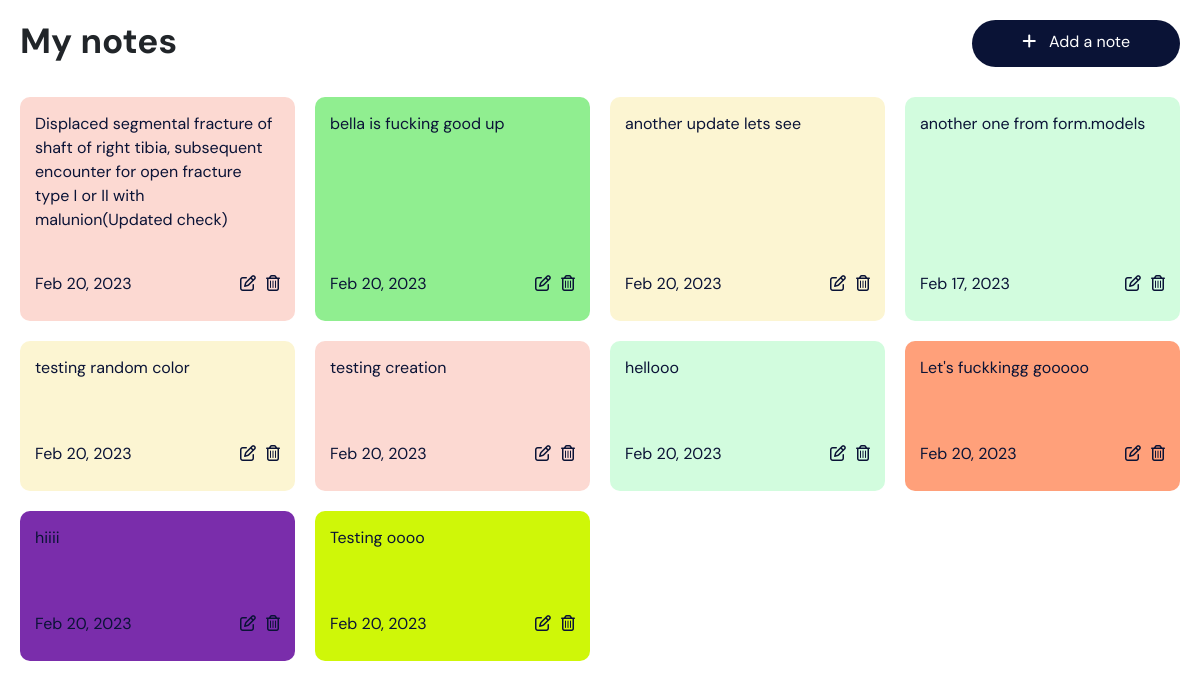
The app's page /, older data.
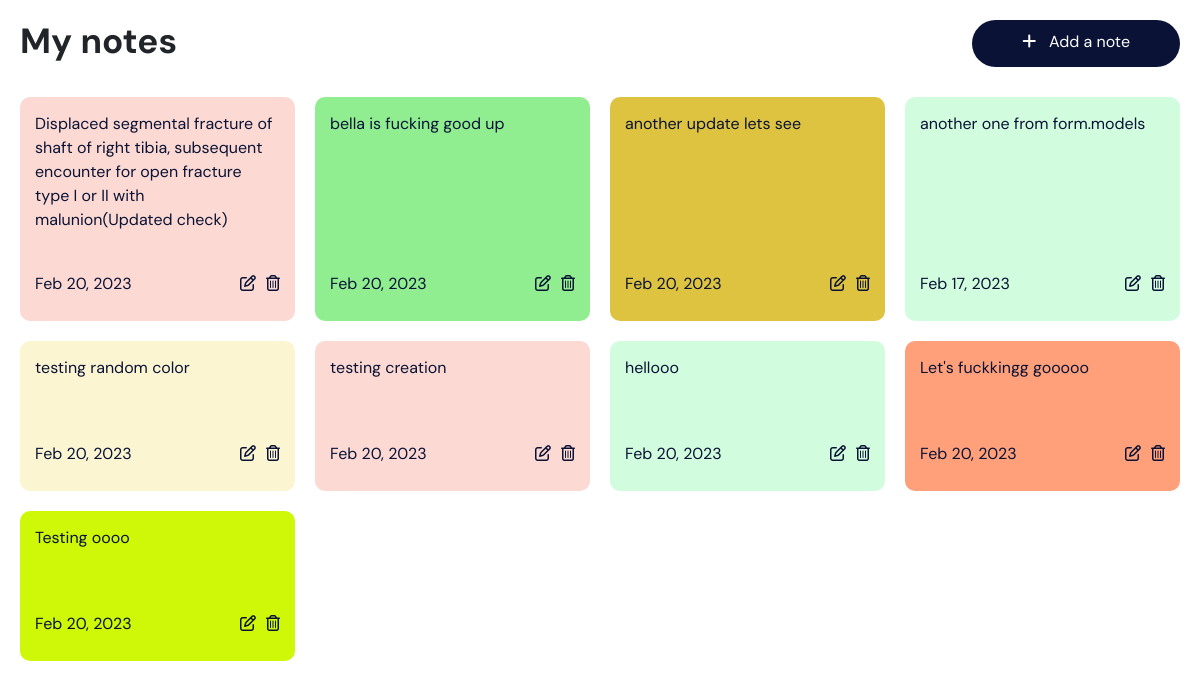
The same page, newer data.
### base/models.py (models this page shows, shortened)
class StickyNote(models.Model):
    note_text = models.CharField(max_length=250)
    created_at = models.DateTimeField(auto_now_add=True)
    last_updated = models.DateTimeField(auto_now_add=True)
    background_color = models.CharField(max_length=255, default='#FFFFFF')

### base/views.py (the view)
# urls.py: path('', views.home, name='home'),
def home(request):
    notes = StickyNote.objects.all()
    context = {'notes': notes}
    return render(request, 'base.html', context)

### templates/base.html (shortened to what this page needs)
{% load static %}
<!DOCTYPE html>
<html lang="en">
  <head>
    <link href="https://cdn.jsdelivr.net/npm/bootstrap@5.0.2/dist/css/bootstrap.min.css" rel="stylesheet">
    <link rel="stylesheet" href="{% static 'styles/base.css' %}" />
  </head>
  <body>
    <main>
      {% block content %}
      <nav>
        <h1>My notes</h1>
        <a href="{% url 'create_note' %}"> <i class="fa-solid fa-plus"></i> &nbsp; Add a note</a>
      </nav>
      <section>
        {% for note in notes %}
        <article style="background-color: {{ note.background_color }};">
          <p>
            {{ note.note_text }}
          </p>
          <div>
            {% if note.last_updated %}
            <p>{{ note.last_updated|date:"M d, Y" }}</p>
            {% else %}
            <p>{{ note.created_at|date:"M d, Y" }}</p>
            {% endif %}
            <span>
                <a href="{% url 'update_note' note.pk %}"><i class="fa-regular fa-pen-to-square"></i></a>
                <a href="{% url 'delete_note' note.pk %}"><i class="fa-regular fa-trash-can"></i></a>
            </span>
          </div>
        </article>
        {% endfor %}
      </section>
    {% endblock %}
    </main>
  </body>
</html>

### static/styles/base.css (style rules this page uses)
html { font-size: 62.5%; }
body { font-size: 1.6rem; font-family: "DM Sans", sans-serif; }
main { max-width: 1220px; width: 100%; padding: 2rem; }
nav { display: flex; flex-direction: column; justify-content: space-between; gap: 2rem; }
nav h1 { font-weight: 700; font-size: 3.5rem; }
nav a { padding: 1rem 5rem; background-color: #0a1336; color: #fff; border-radius: 3rem; text-align: center; text-decoration: none; }
section { display: flex; flex-direction: column; margin-top: 3rem; gap: 2rem; }
section article { background-color: lightsalmon; min-height: 15rem; border-radius: 1rem; padding: 1.5rem; display: flex; flex-direction: column; justify-content: space-between; gap: 3rem; width: 100%; color: #0a1336; }
article div { display: flex; justify-content: space-between; }
article div span { display: flex; gap: 1rem; }
article div span a { text-decoration: none; color: #0a1336; }
@media (min-width: 500px) { main { margin: 0 auto; } }
@media (min-width: 500px) { nav { flex-direction: row; } }
@media (min-width: 500px) { section { display: grid; grid-template-columns: repeat(2, 1fr); } }
@media (min-width: 768px) { section { display: grid; grid-template-columns: repeat(3, 1fr); } }
@media (min-width: 900px) { section { display: grid; grid-template-columns: repeat(4, 1fr); } }
@media (min-width: 1200px) { section { display: grid; grid-template-columns: repeat(4, 1fr); } }

Row changes from the older to the newer data that the page shows:
removed StickyNote: note_text "hiiii", last_updated "Feb 20, 2023", background_color "#7a2dab" (drawn)
changed StickyNote "another update lets see": background_color "#fcf5d2" → "#ddc340" (drawn)
